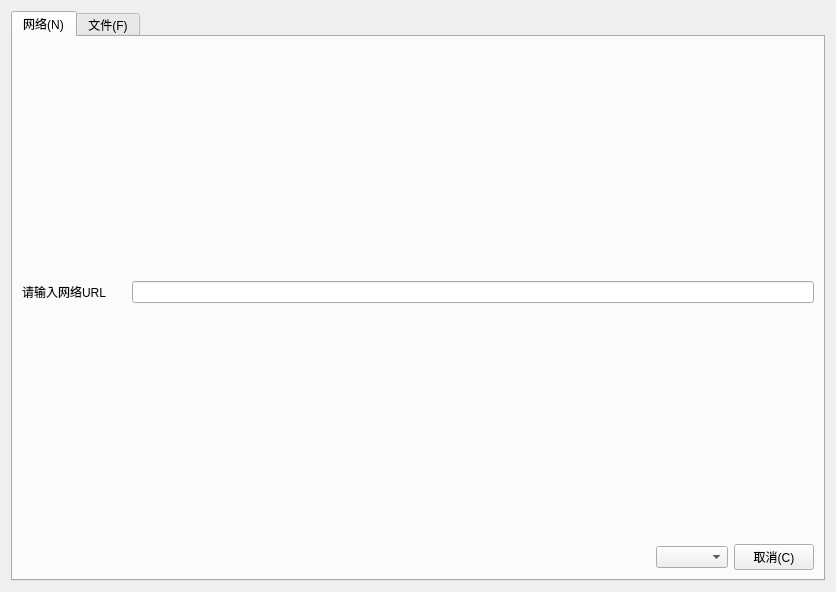
<?xml version="1.0" encoding="UTF-8"?>
<ui version="4.0">
 <class>OpenMedia</class>
 <widget class="QWidget" name="OpenMedia">
  <property name="geometry">
   <rect>
    <x>0</x>
    <y>0</y>
    <width>836</width>
    <height>592</height>
   </rect>
  </property>
  <property name="windowTitle">
   <string>打开媒体</string>
  </property>
  <layout class="QGridLayout" name="gridLayout_2">
   <item row="0" column="0">
    <widget class="QTabWidget" name="tabWidget">
     <property name="currentIndex">
      <number>0</number>
     </property>
     <widget class="QWidget" name="netTab">
      <attribute name="title">
       <string>网络(N)</string>
      </attribute>
      <layout class="QGridLayout" name="gridLayout">
       <item row="0" column="0">
        <layout class="QHBoxLayout" name="inHorizontalLayout">
         <item>
          <widget class="QLabel" name="netUrlLabel">
           <property name="text">
            <string>请输入网络URL</string>
           </property>
          </widget>
         </item>
         <item>
          <spacer name="verticalSpacer">
           <property name="orientation">
            <enum>Qt::Vertical</enum>
           </property>
           <property name="sizeHint" stdset="0">
            <size>
             <width>20</width>
             <height>40</height>
            </size>
           </property>
          </spacer>
         </item>
         <item>
          <widget class="QLineEdit" name="netUrlLineEdit"/>
         </item>
        </layout>
       </item>
       <item row="1" column="0">
        <layout class="QHBoxLayout" name="buttonHorizontalLayout">
         <item>
          <spacer name="horizontalSpacer">
           <property name="orientation">
            <enum>Qt::Horizontal</enum>
           </property>
           <property name="sizeHint" stdset="0">
            <size>
             <width>40</width>
             <height>20</height>
            </size>
           </property>
          </spacer>
         </item>
         <item>
          <widget class="QComboBox" name="playComboBox">
           <property name="sizePolicy">
            <sizepolicy hsizetype="Fixed" vsizetype="Fixed">
             <horstretch>0</horstretch>
             <verstretch>0</verstretch>
            </sizepolicy>
           </property>
           <property name="currentText">
            <string/>
           </property>
           <property name="placeholderText">
            <string>播放</string>
           </property>
          </widget>
         </item>
         <item>
          <widget class="QPushButton" name="cancelPushButton">
           <property name="sizePolicy">
            <sizepolicy hsizetype="Fixed" vsizetype="Fixed">
             <horstretch>0</horstretch>
             <verstretch>0</verstretch>
            </sizepolicy>
           </property>
           <property name="text">
            <string>取消(C)</string>
           </property>
          </widget>
         </item>
        </layout>
       </item>
      </layout>
     </widget>
     <widget class="QWidget" name="fileTab">
      <attribute name="title">
       <string>文件(F)</string>
      </attribute>
     </widget>
    </widget>
   </item>
  </layout>
 </widget>
 <resources/>
 <connections/>
</ui>
